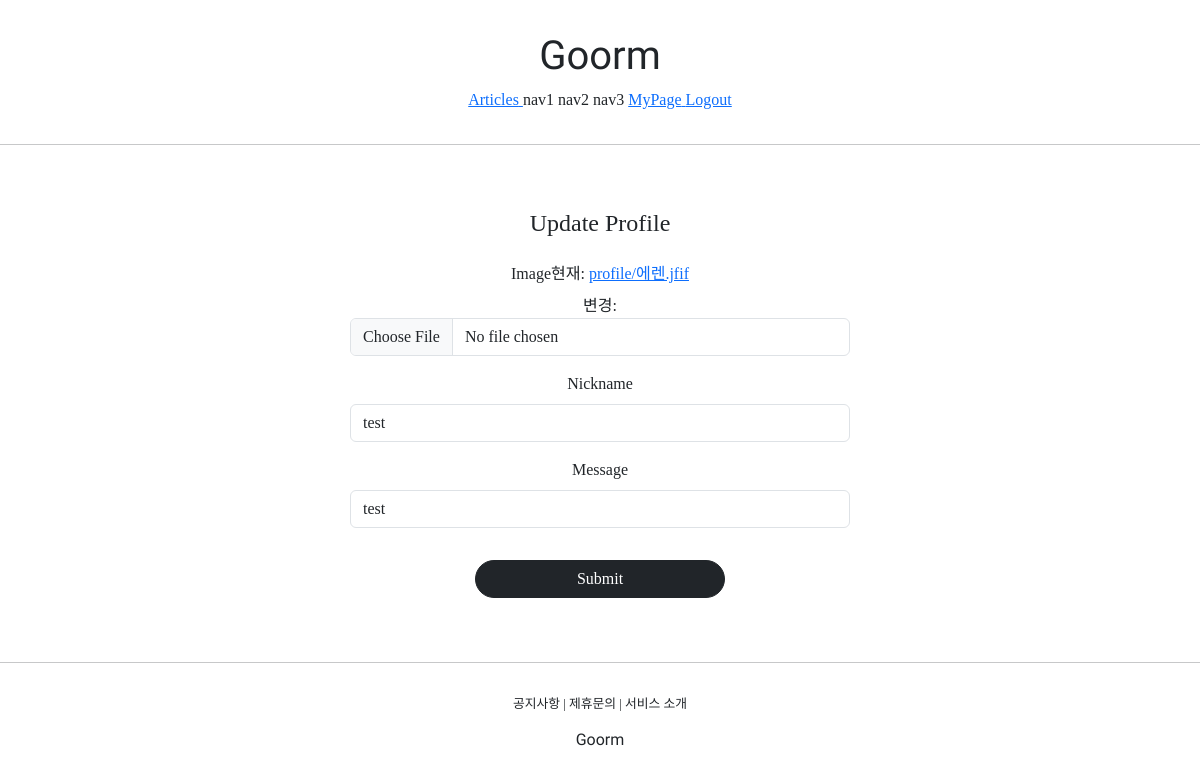
The app's page /profiles/update/1 (signed in), older data.
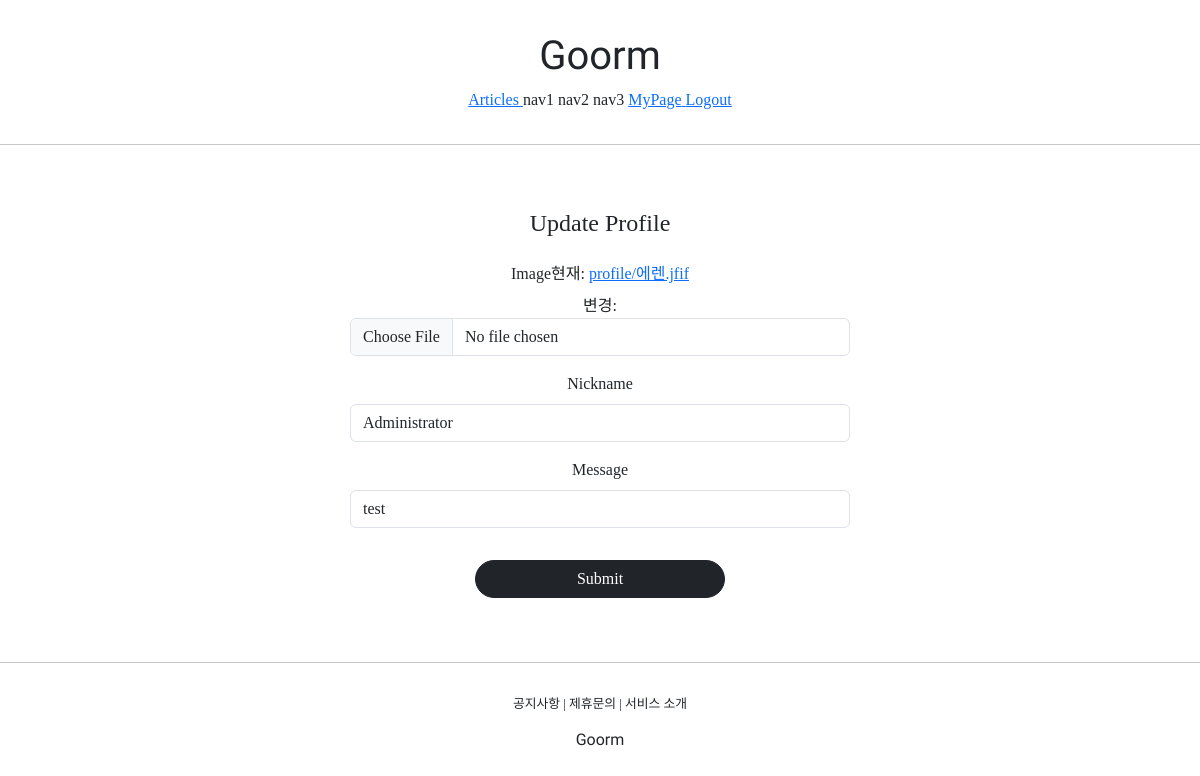
The same page, newer data.
### profileapp/models.py (models this page shows)
class Profile(models.Model):
    user = models.OneToOneField(User, on_delete=models.CASCADE, related_name='profile')
    image = models.ImageField(upload_to='profile/', null=True)
    nickname = models.CharField(max_length=20, unique=True, null=True)
    message = models.CharField(max_length=100, null=True)

### profileapp/views.py (the view, shortened to what this page needs)
# urls.py: path('update/<int:pk>', ProfileUpdateView.as_view(), name='update'),
@method_decorator(profile_ownership_required, 'post')
@method_decorator(profile_ownership_required, 'get')
class ProfileUpdateView(UpdateView):
    model = Profile
    context_object_name = 'target_profile'
    form_class = ProfileCreationForm
    template_name = 'profileapp/update.html'

### profileapp/forms.py
class ProfileCreationForm(ModelForm):
    class Meta:
        model = Profile
        fields = ['image', 'nickname', 'message']

### profileapp/templates/profileapp/update.html (shortened to what this page needs)
{% extends 'base.html' %}
{% load bootstrap4 %}
{% block content %}
  <div class="goorm_500px_div">
    <div class="mb-4">
      <h4>Update Profile</h4>
    </div>
    <form action="{% url 'profileapp:update' pk=target_profile.pk %}" method="post" enctype="multipart/form-data">
      {% bootstrap_form form %}
      <input type="submit" class="btn btn-dark rounded-pill col-6 mt-3">
    </form>
  </div>
{% endblock %}

Row changes from the older to the newer data that the page shows:
changed Profile "test": nickname "test" → "Administrator"
